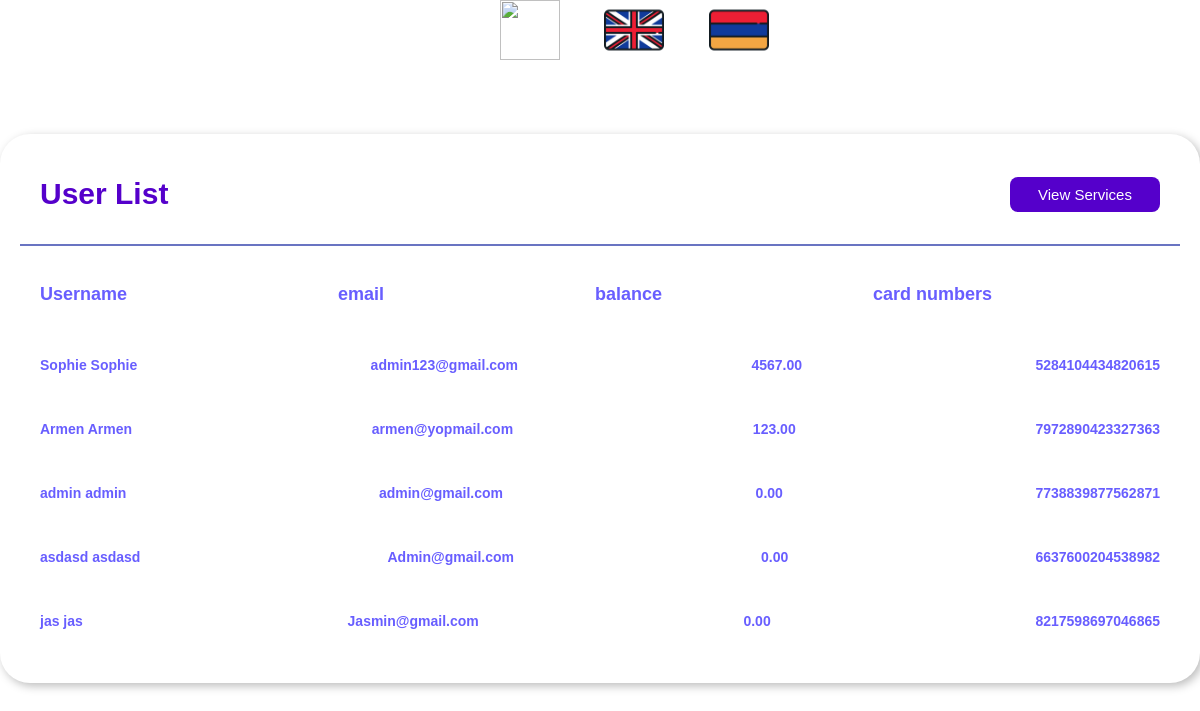
/en/users, run on an earlier commit of the app's database.
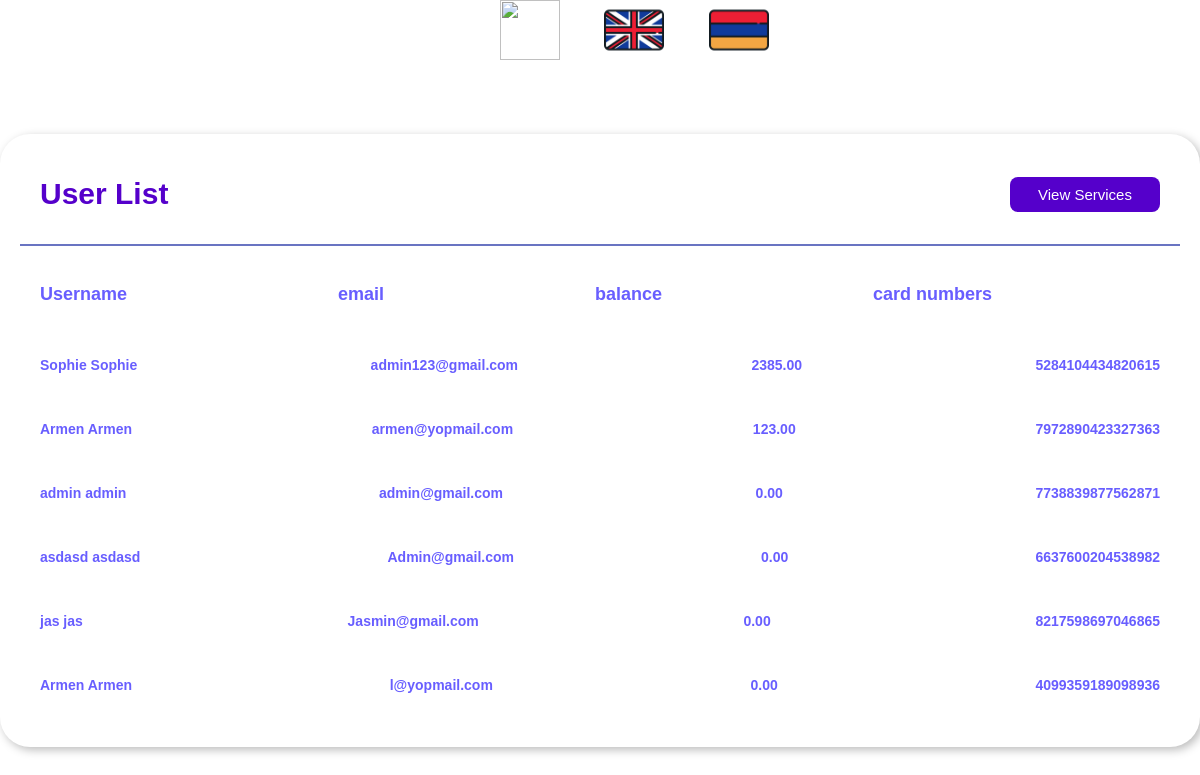
And on a later commit of the database.
### User/models.py (models this page shows, shortened)
class Profile(models.Model):
    user = models.OneToOneField(User, on_delete=models.CASCADE)
    card_number = models.CharField(max_length=16, default="")
    bank_account = models.IntegerField(default=0)
    card_account = models.IntegerField(default=0)
    balance = models.DecimalField(max_digits=10, decimal_places=2, default=0)
    pin_code = models.IntegerField()
    bank = models.CharField(max_length=40, default="")

class User(AbstractBaseUser, PermissionsMixin):
    email = models.EmailField(unique=True, max_length=40)
    first_name = models.CharField(max_length=40)
    last_name = models.CharField(max_length=40)
    created_at = models.DateTimeField(default=timezone.now)
    is_active = models.BooleanField(default=True)
    is_staff = models.BooleanField(default=False)
    is_superuser = models.BooleanField(default=False)
    objects = CustomUserManager()
    USERNAME_FIELD = 'email'
    REQUIRED_FIELDS = ['first_name', 'last_name']
    class Meta:
        verbose_name = 'User'
        verbose_name_plural = 'Users'

### User/views.py (the view)
class UserList(TemplateView):
    template_name = "profile/worker1.html"
    def get_context_data(self, **kwargs):
        context = super().get_context_data(**kwargs)
        profiles = Profile.objects.all()
        context['profiles'] = profiles
        return context

### templates/profile/worker1.html (shortened to what this page needs)
{% load static %}
{%load i18n %}
<!DOCTYPE html>
<html lang="en">
<head>
    <link rel="stylesheet" href="{% static 'css/main_base.css' %}">
</head>
<body>
<div class="language">
    <a href="#" onclick="changeLanguage('ru')" role="button"><img src ="{% static 'img/russia.png' %}"></a>
   <a href="#" onclick="changeLanguage('en')" role="button"><img src ="{% static 'img/united-kingdom.png' %}"></a>
     <a href="#" onclick="changeLanguage('hy')" role="button"><img src ="{% static 'img/armenia.png' %}"></a>
    </div>
<link rel="stylesheet" href="{% static 'css/worker.css' %}">
<div class="report-container">
                <div class="report-header">
                    <h1 class="recent-Articles">{% trans "User List" %}</h1>
                    <button class="view"><a href="{% url 'service:worker' %}" >{% trans "View Services"%}</a></button>
                </div>
                <div class="report-body">
                    <div class="report-topic-heading">
                        <h3 class="t-op">{% trans "Username" %}</h3>
                        <h3 class="t-op">{%  trans "email" %}</h3>
                        <h3 class="t-op">{% trans "balance" %}</h3>
                        <h3 class="t-op">{% trans "card numbers" %}</h3>
                    </div>
                    {% for profile in profiles %}
                    <div class="items">
                        <div class="item1">
                            <h3 class="t-op-nextlvl">{{ profile.user.first_name }} {{ profile.user.first_name }}</h3>
                            <h3 class="t-op-nextlvl">{{ profile.user.email}}</h3>
                            <h3 class="t-op-nextlvl">{{ profile.balance }}</h3>
                        <h3 class="t-op-nextlvl">{{ profile.card_number }}</h3>
                        </div>
                        {%  endfor %}
                    </div>
                </div>
            </div>

### static/css/main_base.css (style rules this page uses)
body { margin: 0; padding: 0; background: #ffffff; color: #685eff; font-family: "Avenir Next", "Avenir", sans-serif; }
.language { margin-left: 40%; }
.language a { margin:20px; }
.language img { width: 60px; height: 60px; }

### static/css/worker.css (style rules this page uses)
body { margin: 0; padding: 0; background: #ffffff; color: #685eff; font-family: "Avenir Next", "Avenir", sans-serif; }
.report-container { min-height: 300px; max-width: 1200px; margin: 70px auto 0px auto; background-color: #ffffff; border-radius: 30px; box-shadow: 3px 3px 10px rgb(188, 188, 188); padding: 0px 20px 20px 20px; }
.report-header { height: 80px; display: flex; align-items: center; justify-content: space-between; padding: 20px 20px 10px 20px; border-bottom: 2px solid rgba(0, 20, 151, 0.59); }
.recent-Articles { font-size: 30px; font-weight: 600; color: #5500cb; }
.view { height: 35px; width: 150px; border-radius: 8px; background-color: #5500cb; color: white; font-size: 15px; border: none; cursor: pointer; }
a { text-decoration: none; color:white; }
.report-body { max-width: 1160px; overflow-x: auto; padding: 20px; }
.report-topic-heading, .item1 { width: 1120px; display: flex; justify-content: space-between; align-items: center; }
.t-op { margin-right: 15%; font-size: 18px; letter-spacing: 0px; }
.items { width: 1120px; margin-top: 15px; }
.item1 { margin-top: 20px; }
.t-op-nextlvl { font-size: 14px; letter-spacing: 0px; font-weight: 600; }

What changed in the data, as far as the page shows it:
changed Profile "Sophie": balance "4567.00" → "2385.00"
added Profile: user.first_name "Armen", user.email "l@yopmail.com", balance "0.00", card_number "4099359189098936"
